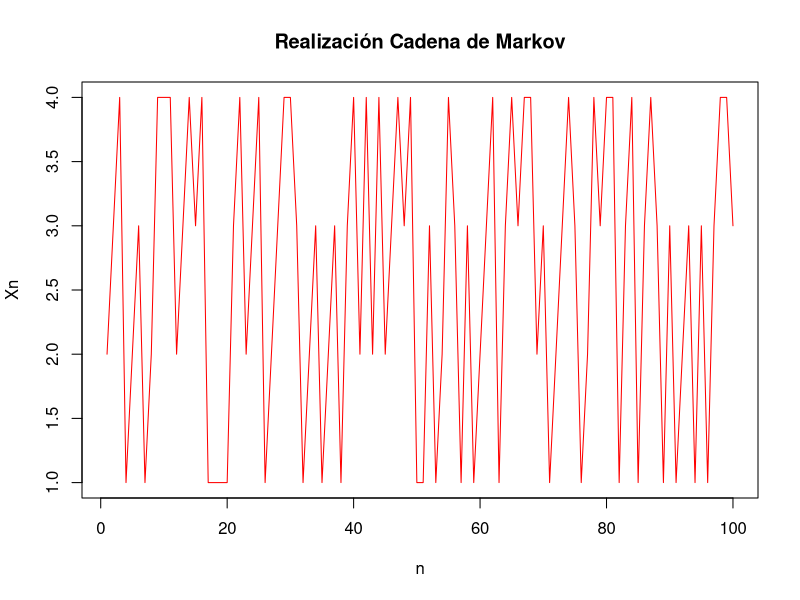

Here is the R script that generated this plot:
############# CADENAS DE MARKOV, MATRICES DE TRANSICION Y MUCHOS PASOS #############

########################### RECUERDO: UN DADO CARGADO
DadoCargado <- function(v){
  Pacumulada = cumsum(v)
  r = runif(1)
  return(min(which(Pacumulada>r)))
}

########################### RECUERDO: SIMULACION DE CADENAS DE MARKOV

# Definimos la función para generar una realización
Realizacion <- function(n,P,Pi0){
  estados <- c(DadoCargado(Pi0))
  for (i in 2:n){
    estados[i] = DadoCargado(P[estados[i-1],])
  }
  return(estados)
}

########################### LA CADENA DEL ADN

# Definimos la matriz de trnasicion
P = matrix(c(0.25,0.5,0.25,0,
             0,0.25,0.5,0.25,
             0.5,0,0,0.5,
             0.25,0.25,0.25,0.25), nrow = 4, byrow = TRUE)
colnames(P) <- c("A","G","C","T")
rownames(P) <- c("A","G","C","T")
P

Pi_0 = c(0.25,0.25,0.25,0.25)

print(Realizacion(100,P,Pi_0))

plot(c(1:100), Realizacion(100,P,Pi_0), type = "l", col="red", 
     main = "Realización Cadena de Markov", ylab="Xn", xlab="n")

# Elevamos su matriz de transición a la n
n <- 6

eig_vectors <- eigen(P)$vectors
eig_values <- eigen(P)$values

Pn <- eig_vectors %*% diag(eig_values)^n %*% solve(eig_vectors)

colnames(Pn) <- c("A","G","C","T")
rownames(Pn) <- c("A","G","C","T")

Pn

# Vamos a corroborar por medio de simulaciones que esto pasa
Pi_A = c(1,0,0,0)
Pi_G = c(0,1,0,0)
Pi_C = c(0,0,1,0)
Pi_T = c(0,0,0,1)

RA <- c()
RG <- c()
RC <- c()
RT <- c()

NSim <- 10000

for (i in 1:NSim) {
  RA <- c(RA, tail(Realizacion(n+1,P,Pi_A),n=1))
  RG <- c(RG, tail(Realizacion(n+1,P,Pi_G),n=1))
  RC <- c(RC, tail(Realizacion(n+1,P,Pi_C),n=1))
  RT <- c(RT, tail(Realizacion(n+1,P,Pi_T),n=1))
}

PA <- c(length(RA[RA == 1])/NSim,length(RA[RA == 2])/NSim,
        length(RA[RA == 3])/NSim,length(RA[RA == 4])/NSim)
PG <- c(length(RG[RG == 1])/NSim,length(RG[RG == 2])/NSim,
        length(RG[RG == 3])/NSim,length(RG[RG == 4])/NSim)
PC <- c(length(RC[RC == 1])/NSim,length(RC[RC == 2])/NSim,
        length(RC[RC == 3])/NSim,length(RC[RC == 4])/NSim)
PT <- c(length(RT[RT == 1])/NSim,length(RT[RT == 2])/NSim,
        length(RT[RT == 3])/NSim,length(RT[RT == 4])/NSim)

Props <- c(PA,PG,PC,PT)
PnSim <- matrix(Props, byrow = TRUE, nrow=4)
colnames(PnSim) <- c("A","G","C","T")
rownames(PnSim) <- c("A","G","C","T")

Pn
PnSim

# Hagamos una funcion para esto
ProbRow <- function(P, i, n, NSim){
  Pi <- replicate(nrow(P), 0)
  Pi[i] <- 1
  
  R <- replicate(NSim,0)
  
  for (i in 1:NSim) R[i] <- tail(Realizacion(n+1,P,Pi),n=1)
  
  Prob <- replicate(nrow(P),0)
  for (j in 1:nrow(P)) Prob[j] <- length(R[R == j])/NSim
  
  return(Prob)
}

# Probemos nuestra funcion
PA <- ProbRow(P, 1, n, NSim)
PG <- ProbRow(P, 2, n, NSim)
PC <- ProbRow(P, 3, n, NSim)
PT <- ProbRow(P, 4, n, NSim)
Props <- c(PA,PG,PC,PT)
PnSim <- matrix(Props, byrow = TRUE, nrow=4)
colnames(PnSim) <- c("A","G","C","T")
rownames(PnSim) <- c("A","G","C","T")

########################### CAMINATA EN EL HIPERCUBO

# Definimos la matriz de la caminata en el hipercubo
P = matrix(c(0,0.5,0.5,0,
             0.5,0,0,0.5,
             0.5,0,0,0.5,
             0,0.5,0.5,0), nrow = 4, byrow = TRUE)

# Elevamos la matriz a la n
n <- 1

eig_vectors <- eigen(P)$vectors
eig_values <- eigen(P)$values

Pn <- round(eig_vectors %*% diag(eig_values)^n %*% solve(eig_vectors), 2)

Pn

# Usemos nuestra función para simular
NSim <- 10000

P1 <- ProbRow(P, 1, n, NSim)
P2 <- ProbRow(P, 2, n, NSim)
P3 <- ProbRow(P, 3, n, NSim)
P4 <- ProbRow(P, 4, n, NSim)
Props <- c(P1,P2,P3,P4)
PnSim <- matrix(Props, byrow = TRUE, nrow=4)

# Comparemos
Pn
PnSim
